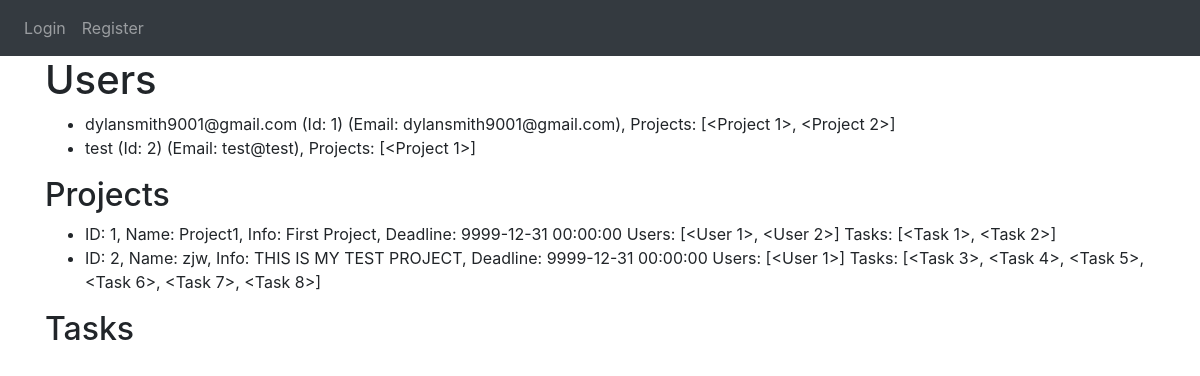
Screenshot of /view_users with the database file from the repository.
### website/models.py (models this page shows)
class User(db.Model, UserMixin):
    id = db.Column(db.Integer, primary_key=True)
    email = db.Column(db.String(50), unique = True)
    name = db.Column(db.String(50))
    password = db.Column(db.String(50))
    projects = db.relationship('Project', secondary='project_user_association', back_populates='users')

class Project(db.Model):
    id = db.Column(db.Integer, primary_key=True)
    name = db.Column(db.String(120))
    start_date = db.Column(db.DateTime(timezone=True), default=func.now)
    deadline = db.Column(db.DateTime(timezone=True), default=func.now)
    description = db.Column(db.String(9999))
    users = db.relationship('User', secondary='project_user_association', back_populates='projects')

### website/auth.py (the view)
@auth.route('/view_users')
def view_users():
    users = User.query.all()
    projects = Project.query.all()
    return render_template('view_users.html', user=current_user, users=users, projects=projects)

### website/templates/view_users.html (shortened to what this page needs)
{% extends "base.html" %}
{% block content%}
    <h1>Users</h1>
    <ul>
        {% for u in users %}
            <li>{{ u.name }} (Id: {{ u.id }}) (Email: {{ u.email }}), Projects: {{u.projects}}</li>
        {% endfor %}
    </ul>
    <h2>Projects</h2>
    <ul>
        {% for prj in projects %}
            <li>ID: {{ prj.id }}, Name: {{ prj.name }}, Info: {{ prj.description }}, Deadline: {{prj.deadline}} Users: {{prj.users}}
                Tasks: {{prj.tasks}}
            </li>
        {% endfor %}
    </ul>
    <h2>Tasks</h2>
{% endblock %}

### rows the page displays
User: name "dylansmith9001@gmail.com", id "1", email "dylansmith9001@gmail.com", projects "[<Project 1>, <Project 2>]"
User: name "test", id "2", email "test@test", projects "[<Project 1>]"
Project: id "1", name "Project1", description "First Project", deadline "9999-12-31 00:00:00", users "[<User 1>, <User 2>]", tasks "[<Task 1>, <Task 2>]"
Project: id "2", name "zjw", description "THIS IS MY TEST PROJECT", deadline "9999-12-31 00:00:00", users "[<User 1>]", tasks "[<Task 3>, <Task 4>, <Task 5>, <Task 6>, <Task 7>, <Task 8>]"
